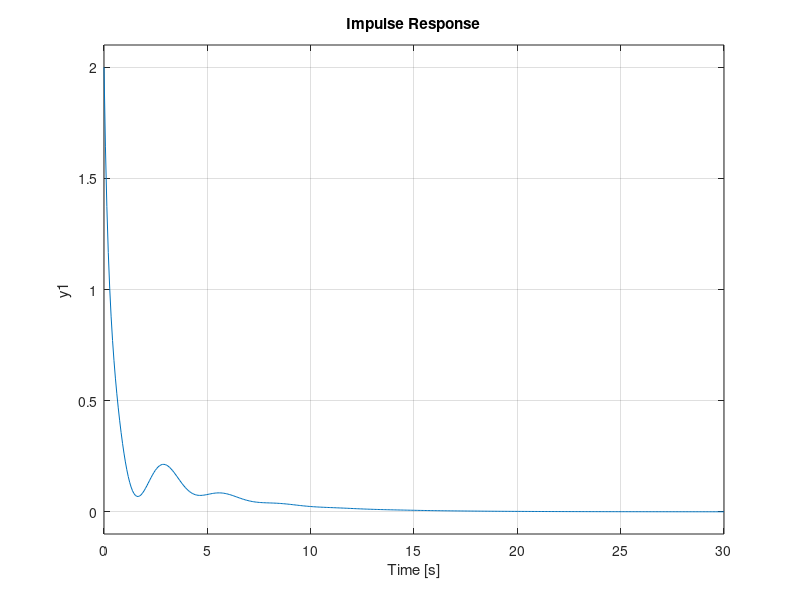

Source code (MATLAB):
clc,clear,close all

num = 2*[1 3 7 5];
den = [ 1 6 12 26 6];
G = tf(num,den)

subplot(2,1,1)
step(G)
subplot(2,1,2)
impulse(G)